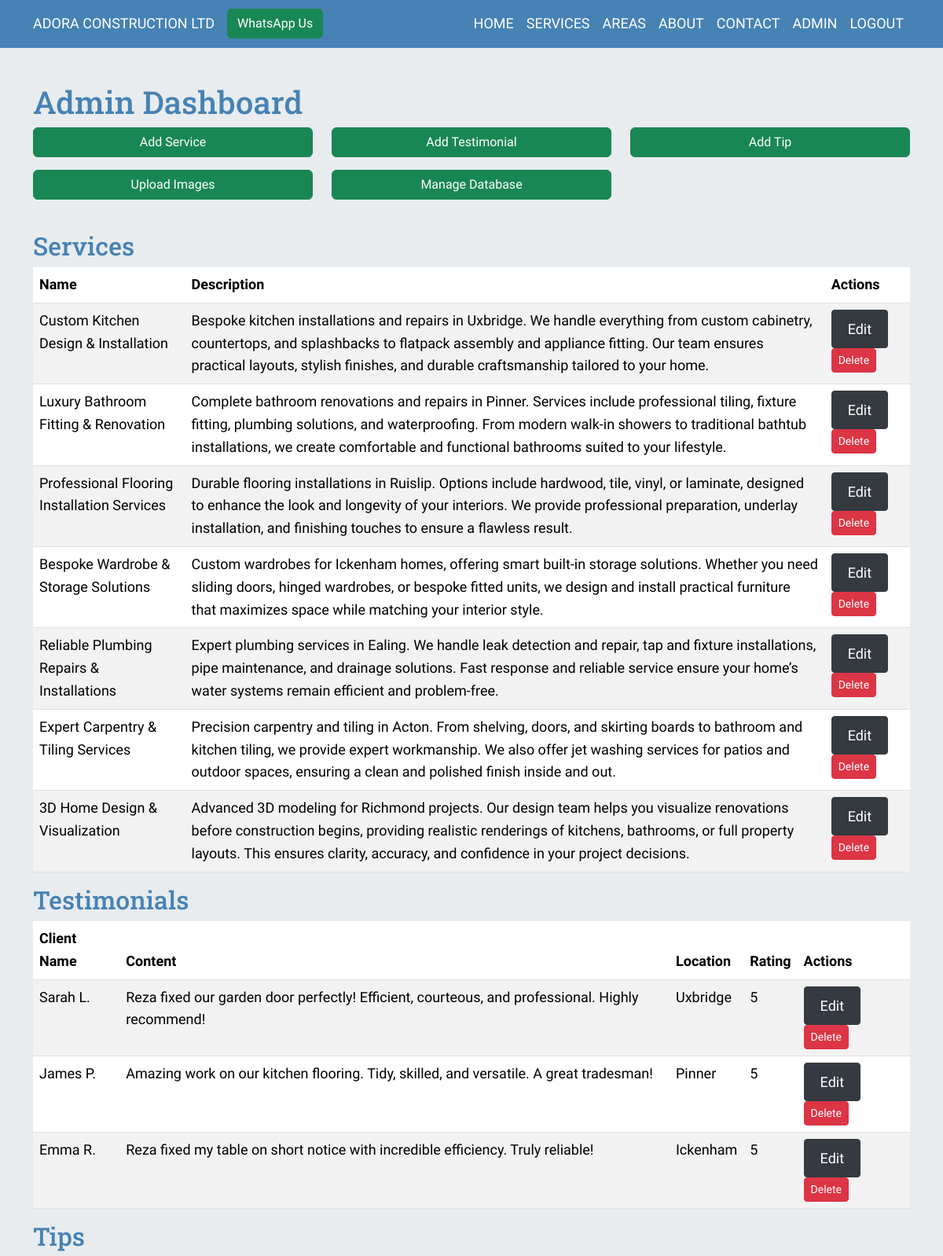
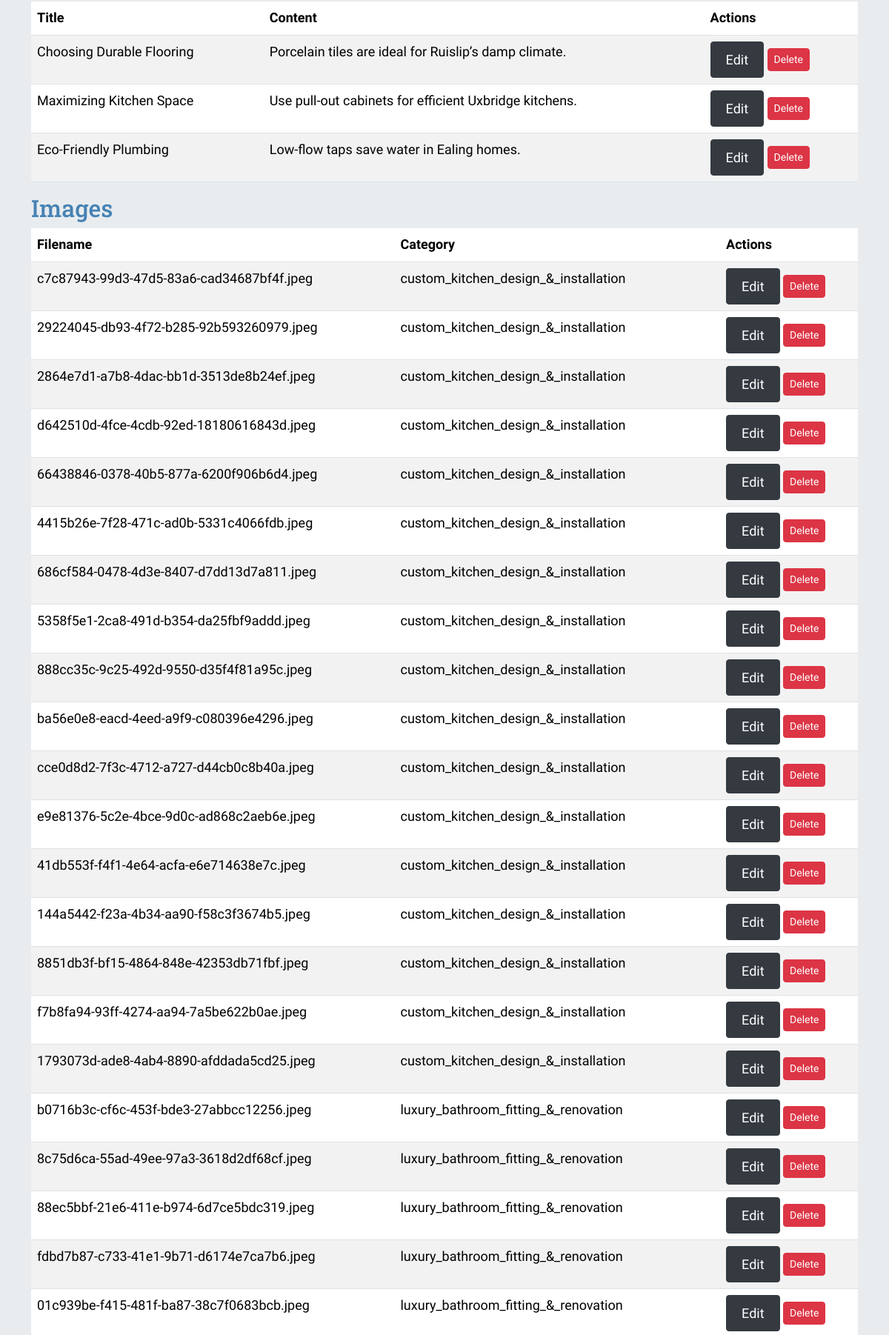
The page /admin (signed in, upper part) on the database its author committed (2 pictures, top to bottom).
### app.py (models this page shows)
class Service(db.Model):
    id = db.Column(db.Integer, primary_key=True)
    name = db.Column(db.String(100), unique=True, nullable=False)
    description = db.Column(db.Text, nullable=False)
    images = db.relationship('Image', backref='service', lazy=True)

class Testimonial(db.Model):
    id = db.Column(db.Integer, primary_key=True)
    client_name = db.Column(db.String(100), nullable=False)
    content = db.Column(db.Text, nullable=False)
    location = db.Column(db.String(100), nullable=True)
    rating = db.Column(db.Integer, nullable=True)
    is_user_submitted = db.Column(db.Boolean, default=False, nullable=False)

class Tip(db.Model):
    id = db.Column(db.Integer, primary_key=True)
    title = db.Column(db.String(200), nullable=False)
    content = db.Column(db.Text, nullable=False)

class Image(db.Model):
    id = db.Column(db.Integer, primary_key=True)
    filename = db.Column(db.String(200), nullable=False)
    category = db.Column(db.String(100), nullable=False)
    service_id = db.Column(db.Integer, db.ForeignKey('service.id'))

### app.py (the view)
@app.route('/admin')
@login_required
def admin_dashboard():
    services = Service.query.all()
    testimonials = Testimonial.query.all()
    tips = Tip.query.all()
    images = Image.query.all()
    return render_template('admin_dashboard.html', services=services, testimonials=testimonials, tips=tips, images=images)

### app.py (called while the page is built)
@login_manager.user_loader
def load_user(user_id):
    return User.query.get(int(user_id))

### templates/admin_dashboard.html (shortened to what this page needs)
{% extends 'base.html' %}
{% block content %}
    <div class="container my-5">
    <br><br>
        <h1>Admin Dashboard</h1>
        <div class="row mb-4">
            <div class="col-md-4">
                <a href="{{ url_for('add_service') }}" class="btn btn-success mb-3 w-100">Add Service</a>
            </div>
            <div class="col-md-4">
                <a href="{{ url_for('add_testimonial') }}" class="btn btn-success mb-3 w-100">Add Testimonial</a>
            </div>
            <div class="col-md-4">
                <a href="{{ url_for('add_tip') }}" class="btn btn-success mb-3 w-100">Add Tip</a>
            </div>
            <div class="col-md-4">
                <a href="{{ url_for('upload') }}" class="btn btn-success mb-3 w-100">Upload Images</a>
            </div>
            <div class="col-md-4">
                <a href="{{ url_for('admin.index') }}" class="btn btn-success mb-3 w-100">Manage Database</a>
            </div>
        </div>
        <h2>Services</h2>
        <table class="table table-striped">
            <thead>
                <tr>
                    <th>Name</th>
                    <th>Description</th>
                    <th>Actions</th>
                </tr>
            </thead>
            <tbody>
                {% for service in services %}
                    <tr>
                        <td>{{ service.name }}</td>
                        <td>{{ service.description }}</td>
                        <td>
                            <a href="{{ url_for('edit_service', id=service.id) }}" class="btn btn-sm btn-primary">Edit</a>
                            <form action="{{ url_for('delete_service', id=service.id) }}" method="POST" style="display:inline;">
                                <button type="submit" class="btn btn-sm btn-danger" onclick="return confirm('Are you sure you want to delete this service?');">Delete</button>
                            </form>
                        </td>
                    </tr>
                {% endfor %}
            </tbody>
        </table>
        <h2>Testimonials</h2>
        <table class="table table-striped">
            <thead>
                <tr>
                    <th>Client Name</th>
                    <th>Content</th>
                    <th>Location</th>
                    <th>Rating</th>
                    <th>Actions</th>
                </tr>
            </thead>
            <tbody>
                {% for testimonial in testimonials %}
                    <tr>
                        <td>{{ testimonial.client_name }}</td>
                        <td>{{ testimonial.content }}</td>
                        <td>{{ testimonial.location }}</td>
                        <td>{{ testimonial.rating }}</td>
                        <td>
                            <a href="{{ url_for('edit_testimonial', id=testimonial.id) }}" class="btn btn-sm btn-primary">Edit</a>
                            <form action="{{ url_for('delete_testimonial', id=testimonial.id) }}" method="POST" style="display:inline;">
                                <button type="submit" class="btn btn-sm btn-danger" onclick="return confirm('Are you sure you want to delete this testimonial?');">Delete</button>
                            </form>
                        </td>
                    </tr>
                {% endfor %}
            </tbody>
        </table>
        <h2>Tips</h2>
        <table class="table table-striped">
            <thead>
                <tr>
                    <th>Title</th>
                    <th>Content</th>
                    <th>Actions</th>
                </tr>
            </thead>
            <tbody>
                {% for tip in tips %}
                    <tr>
                        <td>{{ tip.title }}</td>
                        <td>{{ tip.content }}</td>
                        <td>
                            <a href="{{ url_for('edit_tip', id=tip.id) }}" class="btn btn-sm btn-primary">Edit</a>
                            <form action="{{ url_for('delete_tip', id=tip.id) }}" method="POST" style="display:inline;">
                                <button type="submit" class="btn btn-sm btn-danger" onclick="return confirm('Are you sure you want to delete this tip?');">Delete</button>
                            </form>
                        </td>
                    </tr>
                {% endfor %}
            </tbody>
        </table>
        <h2>Images</h2>
        <table class="table table-striped">
            <thead>
                <tr>
                    <th>Filename</th>
                    <th>Category</th>
                    <th>Actions</th>
                </tr>
            </thead>
            <tbody>
                {% for image in images %}
                    <tr>
                        <td>{{ image.filename }}</td>
                        <td>{{ image.category }}</td>
                        <td>
                            <a href="{{ url_for('edit_image', id=image.id) }}" class="btn btn-sm btn-primary">Edit</a>
                            <form action="{{ url_for('delete_image', id=image.id) }}" method="POST" style="display:inline;">
                                <button type="submit" class="btn btn-sm btn-danger" onclick="return confirm('Are you sure you want to delete this image?');">Delete</button>
                            </form>
                        </td>
                    </tr>
                {% endfor %}
            </tbody>
        </table>
    </div>
{% endblock %}

### static/css/style.css (style rules this page uses)
body { font-family: 'Source Sans Pro', sans-serif; background-color: #E8ECEF; color: #000000; font-size: 18px; line-height: 1.6; }
h1, h2, h3, h4, h5, h6 { font-family: 'Roboto Slab', serif; color: #4682B4; }
.btn-primary { background-color: #343A40; border-color: #343A40; font-size: 18px; padding: 10px 20px; }
.table { font-size: 18px; }

### rows shown on the page
Service: name "Custom Kitchen Design & Installation", description "Bespoke kitchen installations and repairs in Uxbridge. We handle everything from custom cabinetry, countertops, and splashbacks to flatpack assembly and appliance fitting. Our team ensures practical layouts, stylish finishes, and durable craftsmanship tailored to your home."
Service: name "Luxury Bathroom Fitting & Renovation", description "Complete bathroom renovations and repairs in Pinner. Services include professional tiling, fixture fitting, plumbing solutions, and waterproofing. From modern walk-in showers to traditional bathtub installations, we create comfortable and functional bathrooms suited to your lifestyle."
Service: name "Professional Flooring Installation Services", description "Durable flooring installations in Ruislip. Options include hardwood, tile, vinyl, or laminate, designed to enhance the look and longevity of your interiors. We provide professional preparation, underlay installation, and finishing touches to ensure a flawless result."
Service: name "Bespoke Wardrobe & Storage Solutions", description "Custom wardrobes for Ickenham homes, offering smart built-in storage solutions. Whether you need sliding doors, hinged wardrobes, or bespoke fitted units, we design and install practical furniture that maximizes space while matching your interior style."
Service: name "Reliable Plumbing Repairs & Installations", description "Expert plumbing services in Ealing. We handle leak detection and repair, tap and fixture installations, pipe maintenance, and drainage solutions. Fast response and reliable service ensure your home’s water systems remain efficient and problem-free."
Service: name "Expert Carpentry & Tiling Services", description "Precision carpentry and tiling in Acton. From shelving, doors, and skirting boards to bathroom and kitchen tiling, we provide expert workmanship. We also offer jet washing services for patios and outdoor spaces, ensuring a clean and polished finish inside and out."
Service: name "3D Home Design & Visualization", description "Advanced 3D modeling for Richmond projects. Our design team helps you visualize renovations before construction begins, providing realistic renderings of kitchens, bathrooms, or full property layouts. This ensures clarity, accuracy, and confidence in your project decisions."
Testimonial: client_name "Sarah L.", content "Reza fixed our garden door perfectly! Efficient, courteous, and professional. Highly recommend!", location "Uxbridge", rating "5"
Testimonial: client_name "James P.", content "Amazing work on our kitchen flooring. Tidy, skilled, and versatile. A great tradesman!", location "Pinner", rating "5"
Testimonial: client_name "Emma R.", content "Reza fixed my table on short notice with incredible efficiency. Truly reliable!", location "Ickenham", rating "5"
Tip: title "Choosing Durable Flooring", content "Porcelain tiles are ideal for Ruislip’s damp climate."
Tip: title "Maximizing Kitchen Space", content "Use pull-out cabinets for efficient Uxbridge kitchens."
Tip: title "Eco-Friendly Plumbing", content "Low-flow taps save water in Ealing homes."
Image: filename "c7c87943-99d3-47d5-83a6-cad34687bf4f.jpeg", category "custom_kitchen_design_&_installation"
Image: filename "29224045-db93-4f72-b285-92b593260979.jpeg", category "custom_kitchen_design_&_installation"
Image: filename "2864e7d1-a7b8-4dac-bb1d-3513de8b24ef.jpeg", category "custom_kitchen_design_&_installation"
Image: filename "d642510d-4fce-4cdb-92ed-18180616843d.jpeg", category "custom_kitchen_design_&_installation"
Image: filename "66438846-0378-40b5-877a-6200f906b6d4.jpeg", category "custom_kitchen_design_&_installation"
Image: filename "4415b26e-7f28-471c-ad0b-5331c4066fdb.jpeg", category "custom_kitchen_design_&_installation"
Image: filename "686cf584-0478-4d3e-8407-d7dd13d7a811.jpeg", category "custom_kitchen_design_&_installation"
Image: filename "5358f5e1-2ca8-491d-b354-da25fbf9addd.jpeg", category "custom_kitchen_design_&_installation"
Image: filename "888cc35c-9c25-492d-9550-d35f4f81a95c.jpeg", category "custom_kitchen_design_&_installation"
Image: filename "ba56e0e8-eacd-4eed-a9f9-c080396e4296.jpeg", category "custom_kitchen_design_&_installation"
Image: filename "cce0d8d2-7f3c-4712-a727-d44cb0c8b40a.jpeg", category "custom_kitchen_design_&_installation"
Image: filename "e9e81376-5c2e-4bce-9d0c-ad868c2aeb6e.jpeg", category "custom_kitchen_design_&_installation"
Image: filename "41db553f-f4f1-4e64-acfa-e6e714638e7c.jpeg", category "custom_kitchen_design_&_installation"
Image: filename "144a5442-f23a-4b34-aa90-f58c3f3674b5.jpeg", category "custom_kitchen_design_&_installation"
Image: filename "8851db3f-bf15-4864-848e-42353db71fbf.jpeg", category "custom_kitchen_design_&_installation"
Image: filename "f7b8fa94-93ff-4274-aa94-7a5be622b0ae.jpeg", category "custom_kitchen_design_&_installation"
Image: filename "1793073d-ade8-4ab4-8890-afddada5cd25.jpeg", category "custom_kitchen_design_&_installation"
Image: filename "b0716b3c-cf6c-453f-bde3-27abbcc12256.jpeg", category "luxury_bathroom_fitting_&_renovation"
Image: filename "8c75d6ca-55ad-49ee-97a3-3618d2df68cf.jpeg", category "luxury_bathroom_fitting_&_renovation"
Image: filename "88ec5bbf-21e6-411e-b974-6d7ce5bdc319.jpeg", category "luxury_bathroom_fitting_&_renovation"
Image: filename "fdbd7b87-c733-41e1-9b71-d6174e7ca7b6.jpeg", category "luxury_bathroom_fitting_&_renovation"
Image: filename "01c939be-f415-481f-ba87-38c7f0683bcb.jpeg", category "luxury_bathroom_fitting_&_renovation"
